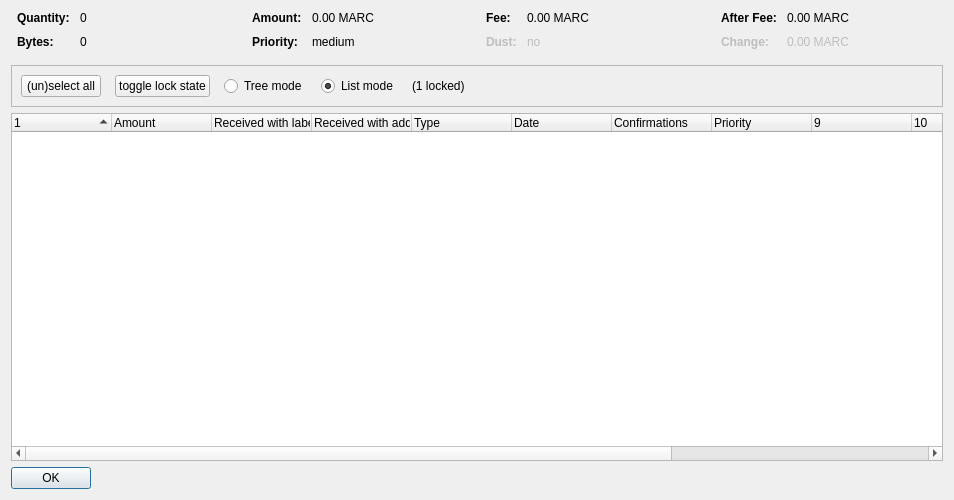
<?xml version="1.0" encoding="UTF-8"?>
<ui version="4.0">
 <class>CoinControlDialog</class>
 <widget class="QDialog" name="CoinControlDialog">
  <property name="geometry">
   <rect>
    <x>0</x>
    <y>0</y>
    <width>954</width>
    <height>500</height>
   </rect>
  </property>
  <property name="windowTitle">
   <string>Coin Selection</string>
  </property>
  <layout class="QVBoxLayout" name="verticalLayout">
   <item>
    <layout class="QHBoxLayout" name="horizontalLayoutTop" stretch="0,0,0,0">
     <property name="topMargin">
      <number>0</number>
     </property>
     <property name="bottomMargin">
      <number>10</number>
     </property>
     <item>
      <layout class="QFormLayout" name="formLayoutCoinControl1">
       <property name="horizontalSpacing">
        <number>10</number>
       </property>
       <property name="verticalSpacing">
        <number>10</number>
       </property>
       <property name="leftMargin">
        <number>6</number>
       </property>
       <property name="rightMargin">
        <number>6</number>
       </property>
       <item row="0" column="0">
        <widget class="QLabel" name="labelCoinControlQuantityText">
         <property name="font">
          <font>
           <weight>75</weight>
           <bold>true</bold>
          </font>
         </property>
         <property name="text">
          <string>Quantity:</string>
         </property>
        </widget>
       </item>
       <item row="0" column="1">
        <widget class="QLabel" name="labelCoinControlQuantity">
         <property name="cursor">
          <cursorShape>IBeamCursor</cursorShape>
         </property>
         <property name="contextMenuPolicy">
          <enum>Qt::ActionsContextMenu</enum>
         </property>
         <property name="text">
          <string notr="true">0</string>
         </property>
         <property name="textInteractionFlags">
          <set>Qt::LinksAccessibleByMouse|Qt::TextSelectableByKeyboard|Qt::TextSelectableByMouse</set>
         </property>
        </widget>
       </item>
       <item row="1" column="0">
        <widget class="QLabel" name="labelCoinControlBytesText">
         <property name="font">
          <font>
           <weight>75</weight>
           <bold>true</bold>
          </font>
         </property>
         <property name="text">
          <string>Bytes:</string>
         </property>
        </widget>
       </item>
       <item row="1" column="1">
        <widget class="QLabel" name="labelCoinControlBytes">
         <property name="cursor">
          <cursorShape>IBeamCursor</cursorShape>
         </property>
         <property name="contextMenuPolicy">
          <enum>Qt::ActionsContextMenu</enum>
         </property>
         <property name="text">
          <string notr="true">0</string>
         </property>
         <property name="textInteractionFlags">
          <set>Qt::LinksAccessibleByMouse|Qt::TextSelectableByKeyboard|Qt::TextSelectableByMouse</set>
         </property>
        </widget>
       </item>
      </layout>
     </item>
     <item>
      <layout class="QFormLayout" name="formLayoutCoinControl2">
       <property name="horizontalSpacing">
        <number>10</number>
       </property>
       <property name="verticalSpacing">
        <number>10</number>
       </property>
       <property name="leftMargin">
        <number>6</number>
       </property>
       <property name="rightMargin">
        <number>6</number>
       </property>
       <item row="0" column="0">
        <widget class="QLabel" name="labelCoinControlAmountText">
         <property name="font">
          <font>
           <weight>75</weight>
           <bold>true</bold>
          </font>
         </property>
         <property name="text">
          <string>Amount:</string>
         </property>
        </widget>
       </item>
       <item row="0" column="1">
        <widget class="QLabel" name="labelCoinControlAmount">
         <property name="cursor">
          <cursorShape>IBeamCursor</cursorShape>
         </property>
         <property name="contextMenuPolicy">
          <enum>Qt::ActionsContextMenu</enum>
         </property>
         <property name="text">
          <string notr="true">0.00 MARC</string>
         </property>
         <property name="textInteractionFlags">
          <set>Qt::LinksAccessibleByMouse|Qt::TextSelectableByKeyboard|Qt::TextSelectableByMouse</set>
         </property>
        </widget>
       </item>
       <item row="1" column="0">
        <widget class="QLabel" name="labelCoinControlPriorityText">
         <property name="font">
          <font>
           <weight>75</weight>
           <bold>true</bold>
          </font>
         </property>
         <property name="text">
          <string>Priority:</string>
         </property>
        </widget>
       </item>
       <item row="1" column="1">
        <widget class="QLabel" name="labelCoinControlPriority">
         <property name="cursor">
          <cursorShape>IBeamCursor</cursorShape>
         </property>
         <property name="contextMenuPolicy">
          <enum>Qt::ActionsContextMenu</enum>
         </property>
         <property name="text">
          <string>medium</string>
         </property>
         <property name="textInteractionFlags">
          <set>Qt::LinksAccessibleByMouse|Qt::TextSelectableByKeyboard|Qt::TextSelectableByMouse</set>
         </property>
        </widget>
       </item>
      </layout>
     </item>
     <item>
      <layout class="QFormLayout" name="formLayoutCoinControl3">
       <property name="horizontalSpacing">
        <number>10</number>
       </property>
       <property name="verticalSpacing">
        <number>10</number>
       </property>
       <property name="leftMargin">
        <number>6</number>
       </property>
       <property name="rightMargin">
        <number>6</number>
       </property>
       <item row="0" column="0">
        <widget class="QLabel" name="labelCoinControlFeeText">
         <property name="font">
          <font>
           <weight>75</weight>
           <bold>true</bold>
          </font>
         </property>
         <property name="text">
          <string>Fee:</string>
         </property>
        </widget>
       </item>
       <item row="0" column="1">
        <widget class="QLabel" name="labelCoinControlFee">
         <property name="cursor">
          <cursorShape>IBeamCursor</cursorShape>
         </property>
         <property name="contextMenuPolicy">
          <enum>Qt::ActionsContextMenu</enum>
         </property>
         <property name="text">
          <string notr="true">0.00 MARC</string>
         </property>
         <property name="textInteractionFlags">
          <set>Qt::LinksAccessibleByMouse|Qt::TextSelectableByKeyboard|Qt::TextSelectableByMouse</set>
         </property>
        </widget>
       </item>
       <item row="1" column="0">
        <widget class="QLabel" name="labelCoinControlLowOutputText">
         <property name="enabled">
          <bool>false</bool>
         </property>
         <property name="font">
          <font>
           <weight>75</weight>
           <bold>true</bold>
          </font>
         </property>
         <property name="text">
          <string>Dust:</string>
         </property>
        </widget>
       </item>
       <item row="1" column="1">
        <widget class="QLabel" name="labelCoinControlLowOutput">
         <property name="enabled">
          <bool>false</bool>
         </property>
         <property name="cursor">
          <cursorShape>IBeamCursor</cursorShape>
         </property>
         <property name="contextMenuPolicy">
          <enum>Qt::ActionsContextMenu</enum>
         </property>
         <property name="text">
          <string>no</string>
         </property>
         <property name="textInteractionFlags">
          <set>Qt::LinksAccessibleByMouse|Qt::TextSelectableByKeyboard|Qt::TextSelectableByMouse</set>
         </property>
        </widget>
       </item>
      </layout>
     </item>
     <item>
      <layout class="QFormLayout" name="formLayoutCoinControl4">
       <property name="horizontalSpacing">
        <number>10</number>
       </property>
       <property name="verticalSpacing">
        <number>10</number>
       </property>
       <property name="leftMargin">
        <number>6</number>
       </property>
       <property name="rightMargin">
        <number>6</number>
       </property>
       <item row="0" column="0">
        <widget class="QLabel" name="labelCoinControlAfterFeeText">
         <property name="font">
          <font>
           <weight>75</weight>
           <bold>true</bold>
          </font>
         </property>
         <property name="text">
          <string>After Fee:</string>
         </property>
        </widget>
       </item>
       <item row="0" column="1">
        <widget class="QLabel" name="labelCoinControlAfterFee">
         <property name="cursor">
          <cursorShape>IBeamCursor</cursorShape>
         </property>
         <property name="contextMenuPolicy">
          <enum>Qt::ActionsContextMenu</enum>
         </property>
         <property name="text">
          <string notr="true">0.00 MARC</string>
         </property>
         <property name="textInteractionFlags">
          <set>Qt::LinksAccessibleByMouse|Qt::TextSelectableByKeyboard|Qt::TextSelectableByMouse</set>
         </property>
        </widget>
       </item>
       <item row="1" column="0">
        <widget class="QLabel" name="labelCoinControlChangeText">
         <property name="enabled">
          <bool>false</bool>
         </property>
         <property name="font">
          <font>
           <weight>75</weight>
           <bold>true</bold>
          </font>
         </property>
         <property name="text">
          <string>Change:</string>
         </property>
        </widget>
       </item>
       <item row="1" column="1">
        <widget class="QLabel" name="labelCoinControlChange">
         <property name="enabled">
          <bool>false</bool>
         </property>
         <property name="cursor">
          <cursorShape>IBeamCursor</cursorShape>
         </property>
         <property name="contextMenuPolicy">
          <enum>Qt::ActionsContextMenu</enum>
         </property>
         <property name="text">
          <string notr="true">0.00 MARC</string>
         </property>
         <property name="textInteractionFlags">
          <set>Qt::LinksAccessibleByMouse|Qt::TextSelectableByKeyboard|Qt::TextSelectableByMouse</set>
         </property>
        </widget>
       </item>
      </layout>
     </item>
    </layout>
   </item>
   <item>
    <widget class="QFrame" name="frame">
     <property name="minimumSize">
      <size>
       <width>0</width>
       <height>40</height>
      </size>
     </property>
     <property name="frameShape">
      <enum>QFrame::StyledPanel</enum>
     </property>
     <property name="frameShadow">
      <enum>QFrame::Sunken</enum>
     </property>
     <layout class="QHBoxLayout" name="horizontalLayout">
      <item>
       <layout class="QHBoxLayout" name="horizontalLayoutPanel" stretch="0,0,0,0,0,0">
        <property name="spacing">
         <number>14</number>
        </property>
        <item>
         <widget class="QPushButton" name="pushButtonSelectAll">
          <property name="sizePolicy">
           <sizepolicy hsizetype="Maximum" vsizetype="Fixed">
            <horstretch>0</horstretch>
            <verstretch>0</verstretch>
           </sizepolicy>
          </property>
          <property name="text">
           <string>(un)select all</string>
          </property>
          <property name="autoDefault">
           <bool>false</bool>
          </property>
         </widget>
        </item>
        <item>
         <widget class="QPushButton" name="pushButtonToggleLock">
          <property name="sizePolicy">
           <sizepolicy hsizetype="Maximum" vsizetype="Fixed">
            <horstretch>0</horstretch>
            <verstretch>0</verstretch>
           </sizepolicy>
          </property>
          <property name="text">
           <string>toggle lock state</string>
          </property>
          <property name="autoDefault">
           <bool>false</bool>
          </property>
         </widget>
        </item>
        <item>
         <widget class="QRadioButton" name="radioTreeMode">
          <property name="sizePolicy">
           <sizepolicy hsizetype="Maximum" vsizetype="Fixed">
            <horstretch>0</horstretch>
            <verstretch>0</verstretch>
           </sizepolicy>
          </property>
          <property name="text">
           <string>Tree mode</string>
          </property>
         </widget>
        </item>
        <item>
         <widget class="QRadioButton" name="radioListMode">
          <property name="sizePolicy">
           <sizepolicy hsizetype="Maximum" vsizetype="Fixed">
            <horstretch>0</horstretch>
            <verstretch>0</verstretch>
           </sizepolicy>
          </property>
          <property name="text">
           <string>List mode</string>
          </property>
          <property name="checked">
           <bool>true</bool>
          </property>
         </widget>
        </item>
        <item>
         <widget class="QLabel" name="labelLocked">
          <property name="text">
           <string>(1 locked)</string>
          </property>
         </widget>
        </item>
        <item>
         <spacer name="horizontalSpacer">
          <property name="orientation">
           <enum>Qt::Horizontal</enum>
          </property>
          <property name="sizeHint" stdset="0">
           <size>
            <width>40</width>
            <height>20</height>
           </size>
          </property>
         </spacer>
        </item>
       </layout>
      </item>
     </layout>
    </widget>
   </item>
   <item>
    <widget class="CoinControlTreeWidget" name="treeWidget">
     <property name="contextMenuPolicy">
      <enum>Qt::CustomContextMenu</enum>
     </property>
     <property name="sortingEnabled">
      <bool>false</bool>
     </property>
     <property name="columnCount">
      <number>13</number>
     </property>
     <attribute name="headerShowSortIndicator" stdset="0">
      <bool>true</bool>
     </attribute>
     <attribute name="headerStretchLastSection">
      <bool>false</bool>
     </attribute>
     <column>
      <property name="text">
       <string/>
      </property>
     </column>
     <column>
      <property name="text">
       <string>Amount</string>
      </property>
     </column>
     <column>
      <property name="text">
       <string>Received with label</string>
      </property>
     </column>
     <column>
      <property name="text">
       <string>Received with address</string>
      </property>
     </column>
     <column>
      <property name="text">
       <string>Type</string>
      </property>
     </column>
     <column>
      <property name="text">
       <string>Date</string>
      </property>
     </column>
     <column>
      <property name="text">
       <string>Confirmations</string>
      </property>
      <property name="toolTip">
       <string>Confirmed</string>
      </property>
     </column>
     <column>
      <property name="text">
       <string>Priority</string>
      </property>
     </column>
     <column>
      <property name="text">
       <string/>
      </property>
     </column>
     <column>
      <property name="text">
       <string/>
      </property>
     </column>
     <column>
      <property name="text">
       <string/>
      </property>
     </column>
     <column>
      <property name="text">
       <string/>
      </property>
     </column>
     <column>
      <property name="text">
       <string/>
      </property>
     </column>
    </widget>
   </item>
   <item>
    <widget class="QDialogButtonBox" name="buttonBox">
     <property name="sizePolicy">
      <sizepolicy hsizetype="Maximum" vsizetype="Fixed">
       <horstretch>0</horstretch>
       <verstretch>0</verstretch>
      </sizepolicy>
     </property>
     <property name="orientation">
      <enum>Qt::Horizontal</enum>
     </property>
     <property name="standardButtons">
      <set>QDialogButtonBox::Ok</set>
     </property>
    </widget>
   </item>
  </layout>
 </widget>
 <customwidgets>
  <customwidget>
   <class>CoinControlTreeWidget</class>
   <extends>QTreeWidget</extends>
   <header>coincontroltreewidget.h</header>
  </customwidget>
 </customwidgets>
 <resources/>
 <connections/>
</ui>
